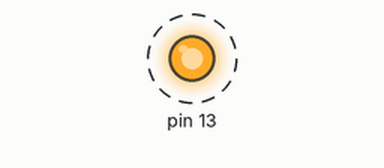
This sketch was run on a simulated Arduino Uno, built with avr-gcc and run on an emulated ATmega328P. Shown: output pins drawn as LEDs (lit = HIGH). Dashed ring = blinking.

Above: at 0.2 s.
Timing chart, 0 to 3.0 s (numbered marks = the images above):
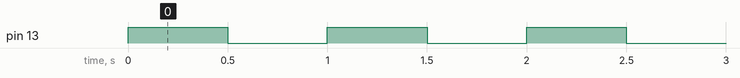

The sketch:

sketch_lab1.ino
```cpp
// first code of lab 1 task
// makes onboard LED on pin 13 blink at 1Hz using regsiters
void setup() {
  // set bit 5 of data direction register b to 1 to make it an output
  DDRB |= (1 << DDB5);
}

void loop() {
  // use xor to flip the state of port b pin 5 every time the loop runs
  PORTB ^= (1 << PORTB5);
  delay(500);
}

// second code of lab 1 task
// makes onboard LED on pin13 blink at 1Hz using digitalWrite()
/*
const int ledPin = 13;
void setup() {
  // configure pin 13 as an output using the arduino library
  pinMode(ledPin, OUTPUT);
}

void loop() {
  // set pin13 to 5v
  digitalWrite(ledPin, HIGH);
  delay(500);
  // set pin13 to 0v
  digitalWrite(ledPin, LOW);
  delay(500);
}
*/
```

Measured:
- by itself, pin 13: alternates HIGH for 0.50 s and LOW for 0.50 s
